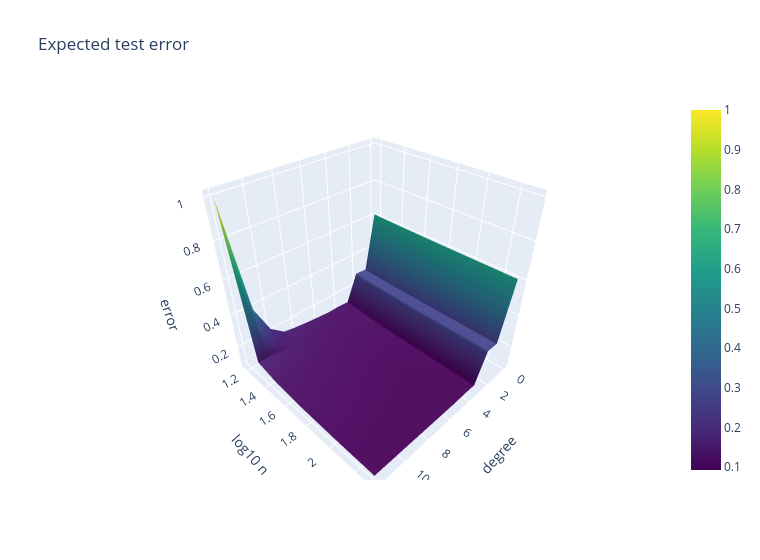

Write notebook code for a chart like this one.
### Markdown cell above
### 9.2 Interactive Plotly version of 9.1

### Code cell
fig = go.Figure(go.Surface(x=dg, y=np.log10(ns_), z=np.minimum(E, 1.0), colorscale="Viridis")); fig.update_layout(title="Expected test error", width=760, height=560, scene=dict(xaxis_title="degree", yaxis_title="log10 n", zaxis_title="error")); fig.show()

### Figure 1 — Plotly figure (JSON) as saved in the notebook; plotly's stock layout.template omitted (floating-point values rounded to 4 significant figures)
{"data": [{"colorscale": [[0.0, "#440154"], [0.1111, "#482878"], [0.2222, "#3e4989"], [0.3333, "#31688e"], [0.4444, "#26828e"], [0.5556, "#1f9e89"], [0.6667, "#35b779"], [0.7778, "#6ece58"], [0.8889, "#b5de2b"], [1.0, "#fde725"]], "type": "surface", "x": [0, 1, 2, 3, 4, 5, 6, 7, 8, 9, 10, 11, 12], "y": [1.176, 1.301, 1.477, 1.699, 2.0, 2.301], "z": [[0.6122, 0.2792, 0.2848, 0.1172, 0.1225, 0.1219, 0.1295, 0.1372, 0.1471, 0.1613, 0.2256, 0.392, 1.0], [0.6102, 0.2763, 0.279, 0.1119, 0.1149, 0.1156, 0.1188, 0.1232, 0.1256, 0.1343, 0.1423, 0.1586, 0.161], [0.6086, 0.2731, 0.2772, 0.1053, 0.1073, 0.1054, 0.1083, 0.1114, 0.113, 0.1174, 0.1208, 0.1226, 0.1289], [0.6071, 0.2709, 0.2723, 0.09975, 0.1017, 0.1001, 0.1011, 0.1022, 0.1035, 0.1063, 0.1076, 0.1111, 0.1109], [0.6064, 0.2696, 0.2707, 0.09691, 0.09779, 0.09441, 0.0958, 0.09631, 0.09738, 0.09835, 0.09859, 0.0996, 0.1003], [0.6059, 0.2683, 0.2686, 0.09531, 0.09572, 0.09251, 0.09269, 0.09311, 0.0935, 0.09426, 0.09438, 0.09473, 0.09503]]}], "layout": {"height": 560, "scene": {"xaxis": {"title": {"text": "degree"}}, "yaxis": {"title": {"text": "log10 n"}}, "zaxis": {"title": {"text": "error"}}}, "title": {"text": "Expected test error"}, "width": 760}}
